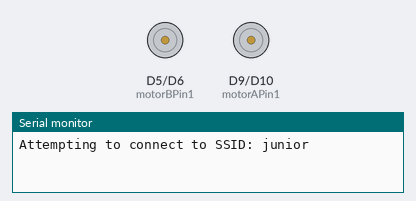
Bench run of a sketch on a simulated Arduino MKR. Parts: motor-driver pin pairs drawn as motors (green arrow = first pin HIGH = forward, orange = second pin HIGH = backward, longer = more drive, scaled by the enable pin), the last lines printed to the serial monitor. WiFi joins after 1.5 s; servers stay silent unless stated; uploads are accepted with an empty reply. At 46.7 s the program stops and its outputs stay as they are.

Above: at 0.1 s.
At 32.3 s:
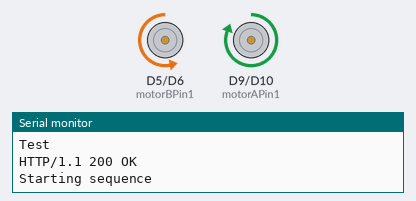
At 34.7 s:
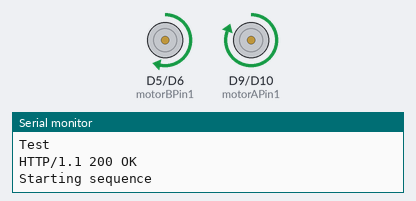
At 44.9 s:
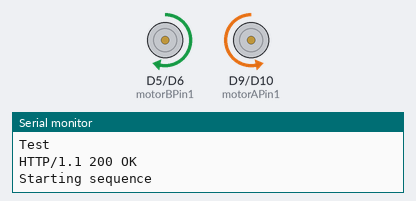
Timing chart, 0 to 48.2 s (numbered marks = the images above):
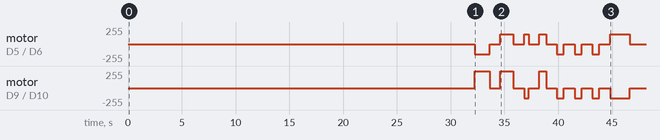

Measured:
- by itself, motor on D5 (motorBPin1) / D6 (motorBPin2): stopped → backward 150/255 at 32.2 s, → stopped 1.4 s later, → forward 150/255 1.0 s later, → stopped 1.2 s later, … (16 changes in this stretch)
- by itself, motor on D9 (motorAPin1) / D10 (motorAPin2): stopped → forward 255/255 at 32.2 s, → stopped 1.4 s later, → forward 255/255 1.0 s later, → stopped 1.2 s later, … (16 changes in this stretch)

The sketch:

challengeTwo.ino
```cpp
/*
motorControl.ino
Alex, Jane, Selasie, and Supriti
April 25th, 2024

EE31 Challenge 2
*/


#include <SPI.h>
#include <WiFiNINA.h>
#include <ArduinoSTL.h>
#include <vector>

//Our UUID: 56FC703ACE1A
//Cp-team UUID: 828BD9E1B7C7

char ssid[] = "junior";
char pass[] = "designdesign";
int status = WL_IDLE_STATUS;
char server[] = "ee31.ece.tufts.edu";    // name address for ee31 (using DNS)

WiFiClient client;

char messageData[100];
char getRoute[] = "GET /828BD9E1B7C7/56FC703ACE1A HTTP/1.1";
char postBody[] = "variable1=04/28/2024&variable2=value2&variable3=value3&variable4=value4&variable5=value5&variable6=light";
char postRoute[] = "POST /56FC703ACE1A/828BD9E1B7C7 HTTP/1.1";

// variables
int amp_Count = 0;
std::vector<char> command;
int idx = 0;
int startRead = 0;

//motor one
const int motorAPin1 = 9;
const int motorAPin2 = 10;
const int enableAPin1 = 11;

//motor two
const int motorBPin1 = 5;
const int motorBPin2 = 6;
const int enableBPin1 = 3;


void setup() {

  pinMode(motorAPin1, OUTPUT);
  pinMode(motorAPin2, OUTPUT);
  pinMode(enableAPin1, OUTPUT);

  pinMode(motorBPin1, OUTPUT);
  pinMode(motorBPin2, OUTPUT);
  pinMode(enableBPin1, OUTPUT);

  Serial.begin(9600);

  while (!Serial) {

    ; // wait for serial port to connect. Needed for native USB port only

  }

  // check for the WiFi module:
  if (WiFi.status() == WL_NO_MODULE) {
    Serial.println("Communication with WiFi module failed!");
    while (true);
  }

  while (status != WL_CONNECTED) {
    Serial.print("Attempting to connect to SSID: ");
    Serial.println(ssid);
    status = WiFi.begin(ssid, pass);

    printWifiStatus();
    delay(10000);
  }

  Serial.println("Connected to WiFi");
  printWifiStatus();


  Serial.println("\nStarting connection to server...");

  if (client.connect(server, 80)) {
    Serial.println("connected to server");
  }

}

void loop() {
  // if there are incoming bytes available

  // from the server, read them and print them:
  Serial.println("Test");

  while (client.available()){
    char c = client.read();
    if (startRead == 8){
      messageData[idx] = c;
      idx++;
    }

    if (c == '&'){
      startRead++;
    }

    Serial.write(c);
  }

  // if the server's disconnected, stop the client:
  if (!client.connected()) {

    Serial.println();
    printMessage(messageData);
    Serial.println();
    readCommand(messageData);
    Serial.println("\ndisconnecting from server.");

    client.stop();

    while (true);

  }

  POSTServer(postRoute, postBody);
  static unsigned long timer = millis();
  delay(10000);
  unsigned long diff = millis() - timer;
  Serial.println();
  Serial.println(diff);
  //delay for sending messages will happen here.
  GetServer(getRoute, messageData);

  //move forward twelve inches

}

void sequence() {
  Serial.println("Starting sequence");
  forwardDirection();
  delay(1400);

  //Stop
  stopMotor();
  delay(1000);

  //turn around 180°
  turn();
  delay(1210);

  //stop, move backwards three inches
  stopMotor();
  delay(1000);
  reverseDirection();
  delay(410);

  //stop, turn left, turn right, turn right, and turn right to end up as close as possible to the  bot’s starting position.
  stopMotor();
  delay(1000);

  turn();
  delay(1210/2 + 10);

  stopMotor();
  delay(1000);

  turnRight();
  delay(1210/2 + 50);

  stopMotor();
  delay(1000);

  turnRight();
  delay(1210/2 + 50);

  stopMotor();
  delay(1000);

  turnRight();
  delay(1210/2 + 50);

  stopMotor();
  delay(1000);

  reverseDirection();
  delay(1830);


  stopMotor();
  // delay(10000);
}


/*
 * name:      forwardDirection
 * purpose:   move the motor
 * arguments: motor speed
 * returns:   None (void)
 * effects: moves the motor forward
 */
void forwardDirection() {
  analogWrite(motorAPin1, 170);
  digitalWrite(motorAPin2, LOW);

  digitalWrite(motorBPin1, LOW);
  analogWrite(motorBPin2, 150);

  digitalWrite(enableAPin1, HIGH); // Set speed (0 to 255)
  digitalWrite(enableBPin1, HIGH);
}


/*
 * name:      reverseDirection
 * purpose:   move the motor
 * arguments: motor speed
 * returns:   None (void)
 * effects: moves the motor backward
 */
void reverseDirection() {
  digitalWrite(motorAPin1, LOW);
  analogWrite(motorAPin2, 150);

  analogWrite(motorBPin1, 150);
  digitalWrite(motorBPin2, LOW);

  digitalWrite(enableAPin1, HIGH); //right min 130
  digitalWrite(enableBPin1, HIGH); // left
}

void turn() {
  analogWrite(motorAPin1, 160);
  digitalWrite(motorAPin2, LOW);
  digitalWrite(enableAPin1, HIGH);

  analogWrite(motorBPin1, 150);
  digitalWrite(motorBPin2, LOW);
  digitalWrite(enableBPin1, HIGH);
}

void turnRight() {
  digitalWrite(motorAPin1, LOW);
  analogWrite(motorAPin2, 150);
  digitalWrite(enableAPin1, HIGH);

  digitalWrite(motorBPin1, LOW);
  analogWrite(motorBPin2, 150);
  digitalWrite(enableBPin1, HIGH);
}

/*
 * name:      stopMotor
 * purpose:   stop the motor
 * arguments: None
 * returns:   None (void)
 */
void stopMotor() {
  //stop motor A
  digitalWrite(motorAPin1, LOW);
  digitalWrite(motorAPin2, LOW);

  //stop motor B
  digitalWrite(motorBPin1, LOW);
  digitalWrite(motorBPin2, LOW);
}


void printWifiStatus() {

  // print the SSID of the network you're attached to:

  Serial.print("SSID: ");
  Serial.println(WiFi.SSID());

  // print your board's IP address:
  IPAddress ip = WiFi.localIP();
  Serial.print("IP Address: ");
  Serial.println(ip);

  // print the received signal strength:
  long rssi = WiFi.RSSI();
  Serial.print("signal strength (RSSI):");
  Serial.print(rssi);
  Serial.println("dBm");
}


void GetServer(const char getRoute[], char *message) {

  if (client.connect(server, 80)) {

    // make an HTTP GET request:
    client.println(getRoute);
    client.print("Host: ");
    client.println(server);
    client.println("Connection:close");
    client.println();

    int idx = 0;

    //&& idx < sizeof(messageData -1)
    // while (client.available()) {
    //   char c = client.read();
    //   Serial.write(c);
    //   messageData[idx] = c;
    //   idx++;
    // }

    for(int i = 0; i < 100; i++){
      char c = client.read();
      message[i] = c;
    }

    //messageData[227] = '\0';
    //getCommand(messageData);
    //printCommand(command);
    //printMessage(message);
    //readCommand();

    delay(10000);

    // if server is disconnected, stop the client:
    if(!client.connected()) {
      client.stop();
    }
  }
}


void GetMessageBody(char *message) {


}


void POSTServer(const
  char getRoute[],
  char *bodyMessage) {


  if (client.connect(server, 80)) {
    client.println(getRoute);
    client.print("Host: ");
    client.println(server);
    client.println("Content-Type:application/x-www-form-urlencoded");
    client.print("Content-Length: ");
    int postBodyLength = strlen(bodyMessage);
    client.println(postBodyLength);
    client.println();
    client.print(bodyMessage);
    if(!client.connected()) {
      client.stop();
    }
  }
}


void getCommand(char *message) {

  int ampCount = 0;
  int idx = 0;

  while (message[idx] != '\0') {

    if (message[idx] == '&') {
      ampCount ++;
    }

    if (ampCount >= 8) {
      command.push_back(message[idx]);
    }

    idx++;
  }
}


void printCommand(std::vector<char> command) {

  for (int i = 0; i < command.size(); i++) {

    Serial.print(command[i]);

  }

}


void printMessage(char *message) {

  for (int i = 0; i < 15; i++) {

    Serial.print(message[i]);

  }

}


void readCommand(char *message) {

  sequence();

}
```
